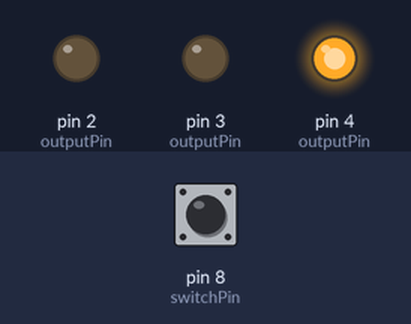
The sketch below on a simulated Arduino Uno, built with avr-gcc and run on an emulated ATmega328P. On the bench: output pins drawn as LEDs (lit = HIGH). The test bench sets the inputs (shaded band); at power-on: pin 8 (switchPin) HIGH.

Above: at 0.6 s.
At 28.0 s:
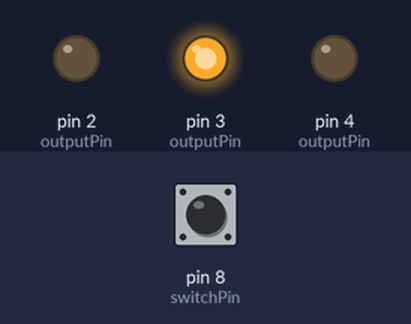
At 51.3 s:
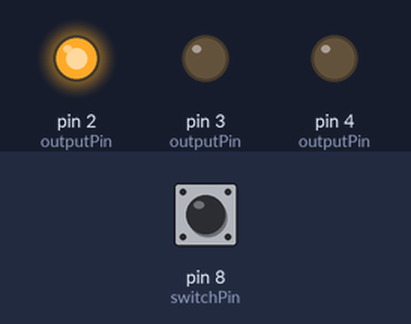
Timing chart, 0 to 60.1 s (numbered marks = the images above):
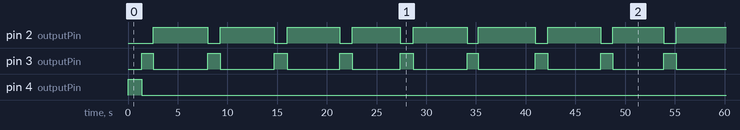

Measured:
- by itself, pin 2 (outputPin): moves between LOW and HIGH, repeating every 52.2 s
- by itself, pin 3 (outputPin): moves between LOW and HIGH, repeating every 52.3 s
- by itself, pin 4 (outputPin): HIGH → LOW at 1.4 s

The sketch:

hw03.ino
```cpp
const int switchPin = 8;
int outputPin = 4;  // 2 is green, 3 is yellow, 4 is red

int greenInitiated = 0;
unsigned long greenPrevious = 0;
unsigned long greenElapsed = 0;

void setup() {
  pinMode(switchPin, INPUT);
  pinMode(2, OUTPUT);
  pinMode(3, OUTPUT);
  pinMode(4, OUTPUT);
  digitalWrite(outputPin, HIGH);
}

void loop() {
  // read the state of the switch into a local variable:
  int reading = digitalRead(switchPin);

  if(reading == LOW){
    outputPin = 4;
  }else{
    if(greenInitiated != 1){
      greenPrevious = millis();
      greenInitiated = 1;
      greenElapsed = 0;
    }
  }

  if(greenInitiated == 1){
    greenElapsed += millis() - greenPrevious;
    greenPrevious = millis();
    if(greenElapsed > 1000){
      if(greenElapsed < 2000){
        outputPin = 3;
      }else if(greenElapsed >= 2000){
        if(greenElapsed < 5000){
          outputPin = 2;
        }else{
          greenInitiated = 0;
        }
      }
    }
  }

  if(outputPin == 2){
    digitalWrite(3, LOW);
    digitalWrite(4, LOW);
  }else if(outputPin == 3){
    digitalWrite(2, LOW);
    digitalWrite(4, LOW);
  }else if(outputPin == 4){
    digitalWrite(2, LOW);
    digitalWrite(3, LOW);
  }
  digitalWrite(outputPin, HIGH);
//    // check to see if you just pressed the button
//    // (i.e. the input went from LOW to HIGH), and you've waited long enough
//    // since the last press to ignore any noise:
//    // If the switch changed, due to noise or pressing:
//    if (reading != lastSwitchState) {
//      // reset the debouncing timer
//      lastDebounceTime = millis();
//    }
//    if ((millis() - lastDebounceTime) > debounceDelay) {
////      if (reading != switchState) {
////        switchState = reading;
//        outputState = HIGH;
////      }
//    }
//  }
//
//  digitalWrite(outputPin, outputState);
//
//  // save the reading. Next time through the loop, it'll be the lastButtonState:
//  lastSwitchState = reading;

}
```
